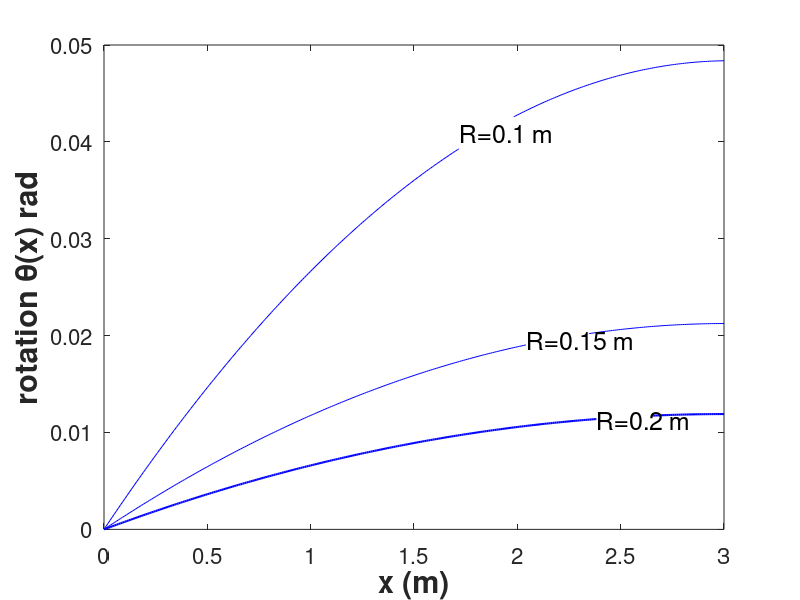

The MATLAB script that drew this image:

% calculation of rotation angle under torsion
clear all; clc; close all;

set(0,'defaultaxesfontsize',16);

G=190*10^9; % Young's modulus in Pa
R1=0.1;    % cross-section radius in m: case 1
R2=0.15;     % cross-section radius in m: case 2
R3=0.2;     % cross-section radius in m: case 3
T=10*10^3;  % Moment a x=L in Nm
miu=10*10^6;  % distributed moment load in N/m^2
L=3;        % Length in m

A1=pi*R1^2; % Area 1
A2=pi*R2^2; % Area 2
A3=pi*R3^2; % Area 3

J1=pi*R1^4/2; % Polar second moment of area 1
J2=pi*R2^4/2; % Polar second moment of area 2
J3=pi*R3^4/2; % Polar second moment of area 3

x=0:0.01:3; % axial distance from fixed end
th1=T*x/(G*J1)+miu*A1*L/(G*J1)*x-miu*A1/(2*G*J1)*x.^2;
th2=T*x/(G*J2)+miu*A2*L/(G*J2)*x-miu*A2/(2*G*J2)*x.^2;
th3=T*x/(G*J3)+miu*A3*L/(G*J3)*x-miu*A3/(2*G*J3)*x.^2;

figure(1)
plot(x,th1,'b-',x,th2,'b-',x,th3,'b','linewidth',1.5)
ylabel('rotation \theta(x) rad','FontWeight','bold','FontSize',22);
xlabel('x (m)','FontWeight','bold','FontSize',22);
annotation(figure(1),'textbox',...
    [0.57395833333333 0.750619869431956 0.0687500000000022 0.0545356381274196],...
    'String',{'R=0.1 m'},'FontSize',18,'FitBoxToText','off','EdgeColor',...
    [1 1 1],'BackgroundColor',[1 1 1]);
annotation(figure(1),'textbox',...
    [0.658072916666661 0.406667385630659 0.077343750000005 0.0545356381274195],...
    'String','R=0.15 m','FontSize',18,'FitBoxToText','off','EdgeColor',...
    [1 1 1],'BackgroundColor',[1 1 1]);
annotation(figure(1),'textbox',...
    [0.746093749999994 0.272758098373639 0.0687500000000022 0.0545356381274196],...
    'String','R=0.2 m','FontSize',18,'FitBoxToText','off','EdgeColor',...
    [1 1 1],'BackgroundColor',[1 1 1]);
